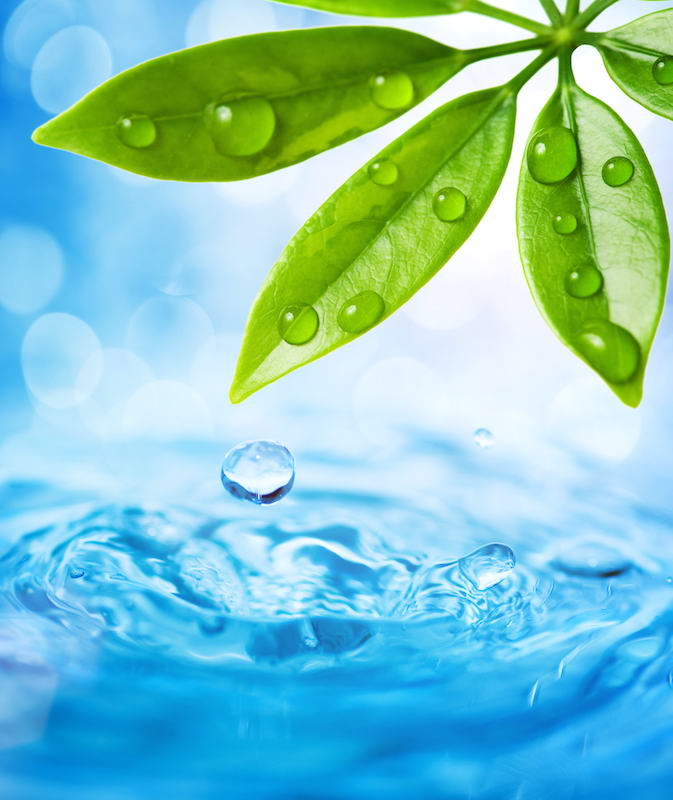
#> input picture images/water-and-leaves-1.jpg, 673 x 800 px, found by its file name
$ jupyter execute opencv9a.ipynb
#> lines starting #> are read from the running program, lines starting #| are printed output that depends on the picture; after the words box and inside, x2 and y2 are one past the last pixel; in counts of white or black regions, pixels touching at a corner belong together
<a href="https://colab.research.google.com/github/cagBRT/computer-vision/blob/master/opencv9a.ipynb" target="_parent"></a>

(T, threshImage) = cv2.threshold(src, thresh, maxval, type)

The first parameter is our source image, or the image that we want to perform thresholding on. This image should be grayscale.

The second parameter, thresh, is the threshold value which is used to classify the pixel intensities in the grayscale image.

The third parameter, maxval, is the pixel value used if any given pixel in the image passes the thresh  test.

Finally, the fourth parameter is the thresholding method to be used. The type  value can be any of:

cv2.THRESH_BINARY
cv2.THRESH_BINARY_INV
cv2.THRESH_TRUNC
cv2.THRESH_TOZERO
cv2.THRESH_TOZERO_INV

The cv2.threshold  then returns a tuple of two values. The first value, T , is the value that was used for the thresholding. In our case, this will be the same value as thresh  that we pass into the cv2.threshold  function.

The second value is our actual thresholded image.

There are many forms of image segmentation.

Clustering. Compression. Edge detection. Region-growing. Graph partitioning. Watershed. The list goes on.

But in the beginning, there was only the most basic type of image segmentation: thresholding.

[cell 1]
import numpy as np
import cv2
from google.colab.patches import cv2_imshow

[cell 2]
# load the image and convert it to grayscale
image = cv2.imread("water-and-leaves-1.jpg")
#> image is the input picture: shape (800, 673, 3); mean B, G, R 191.3, 197.3, 128
cv2_imshow(image)
gray = cv2.cvtColor(image, cv2.COLOR_BGR2GRAY)
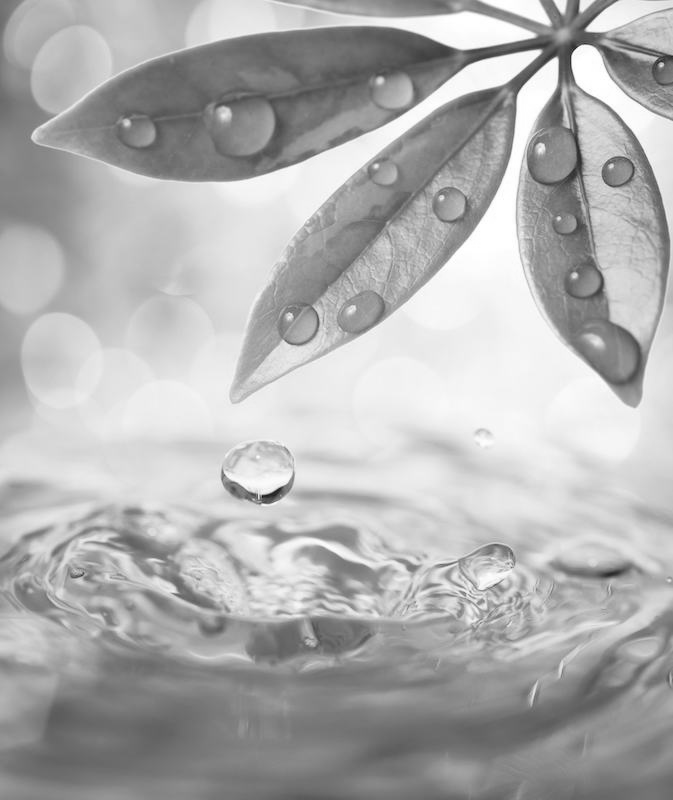
#> gray: shape (800, 673); min 13, max 255, mean 175.9

[cell 3]
# initialize the list of threshold methods
methods = [
	("THRESH_BINARY", cv2.THRESH_BINARY),
	("THRESH_BINARY_INV", cv2.THRESH_BINARY_INV),
	("THRESH_TRUNC", cv2.THRESH_TRUNC),
	("THRESH_TOZERO", cv2.THRESH_TOZERO),
	("THRESH_TOZERO_INV", cv2.THRESH_TOZERO_INV)]
# loop over the threshold methods
for (threshName, threshMethod) in methods:
	# threshold the image and show it
	(T, thresh) = cv2.threshold(gray,150 , 255, threshMethod)
	cv2_imshow( thresh)
#> this loop made 5 passes
#> pass 1, `(T, thresh) = cv2.threshold(gray,150 , 255, threshMethod)`:
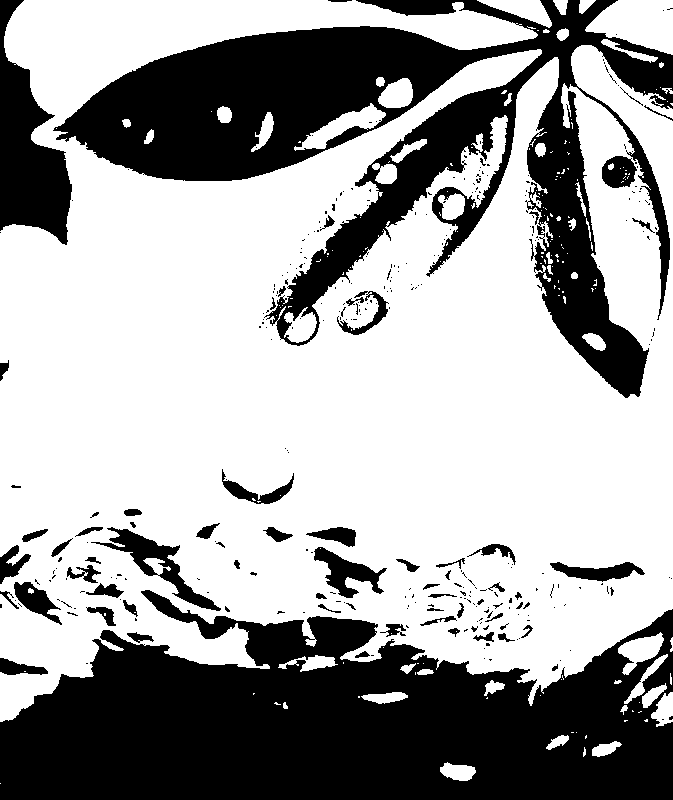
#> thresh: shape (800, 673); 63.6% white; 329 black regions (262 under 20 px), largest, box (x1, y1, x2, y2) and area: (0, 590, 673, 800) 93910, (53, 0, 673, 398) 78229, (0, 0, 72, 245) 9130
#> pass 3, `(T, thresh) = cv2.threshold(gray,150 , 255, threshMethod)`:
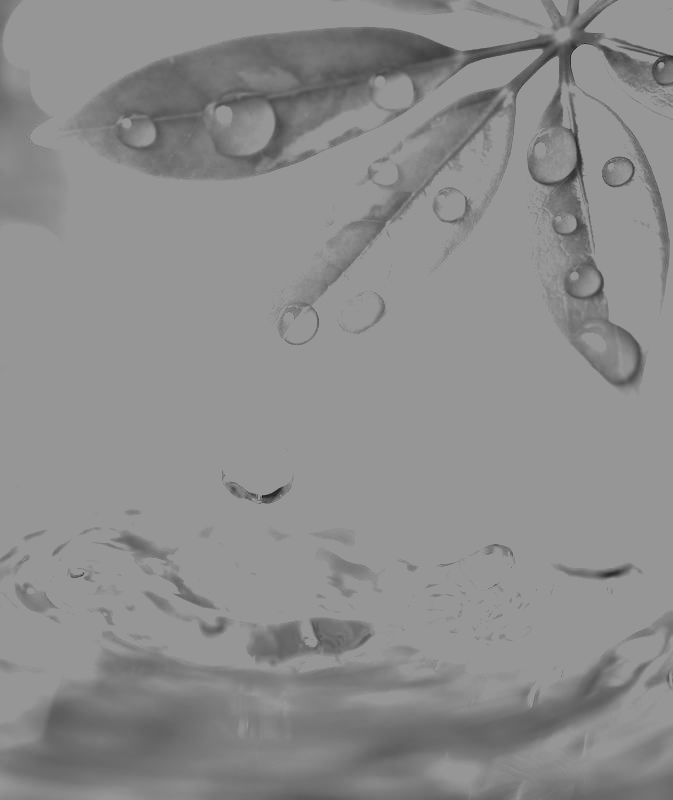
#> thresh: shape (800, 673); min 13, max 150, mean 140.1
#> after the loop:
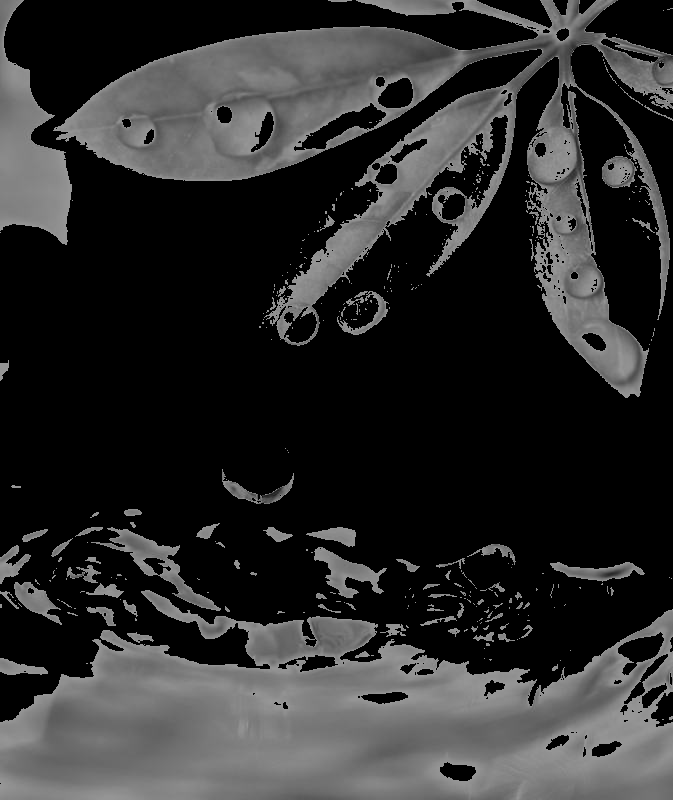
#> thresh: shape (800, 673); min 0, max 150, mean 44.6

$ run again, with images/CamVidTeaserwithIndoorScenes.jpg copied over images/water-and-leaves-1.jpg
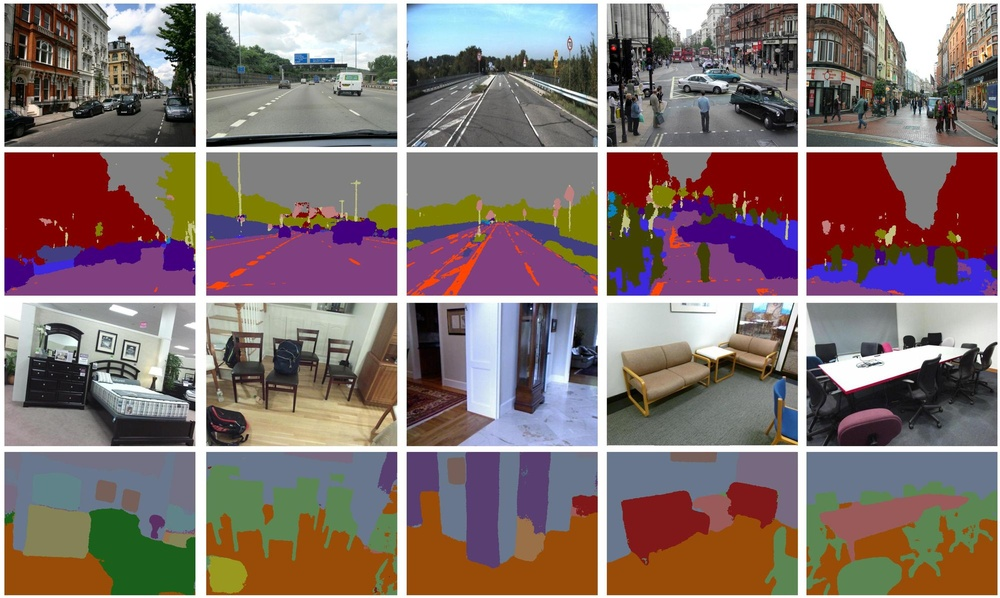
#> input picture images/CamVidTeaserwithIndoorScenes.jpg, 1000 x 598 px, shrunk from 2000 x 1196 before the run, found by its file name
#> image is the input picture: shape (598, 1000, 3); mean B, G, R 112.7, 114.9, 132
#> the loop `for (threshName, threshMethod) in methods:` made 5 passes
#> pass 1, `(T, thresh) = cv2.threshold(gray,150 , 255, threshMethod)`:
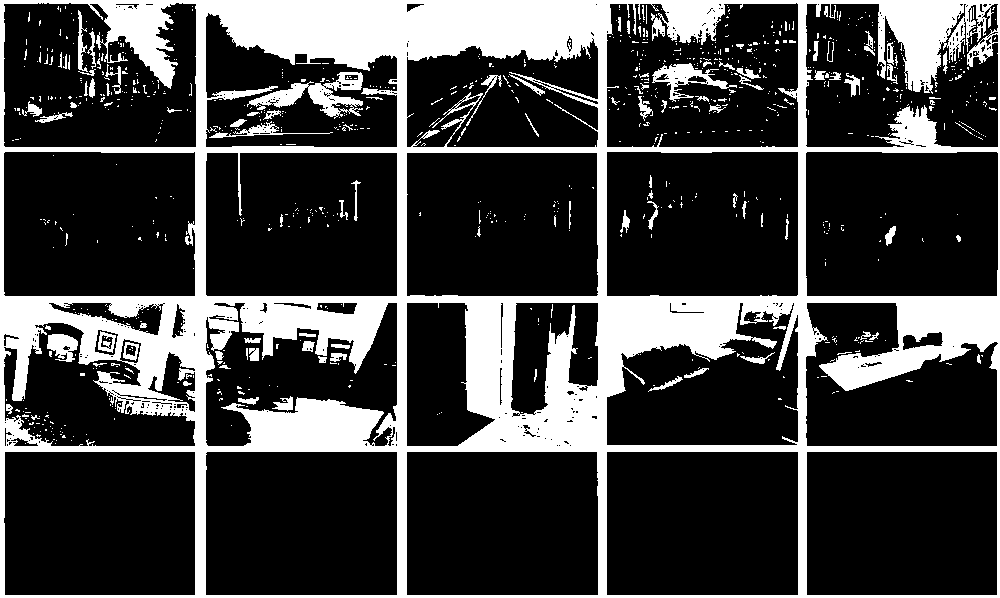
#> thresh: shape (598, 1000); 25% white; 902 white regions (802 under 20 px), largest, box (x1, y1, x2, y2) and area: (0, 0, 1000, 598) 136135, (247, 72, 363, 119) 1954, (652, 63, 737, 102) 1038
#> after the loop `for (threshName, threshMethod) in methods:`:
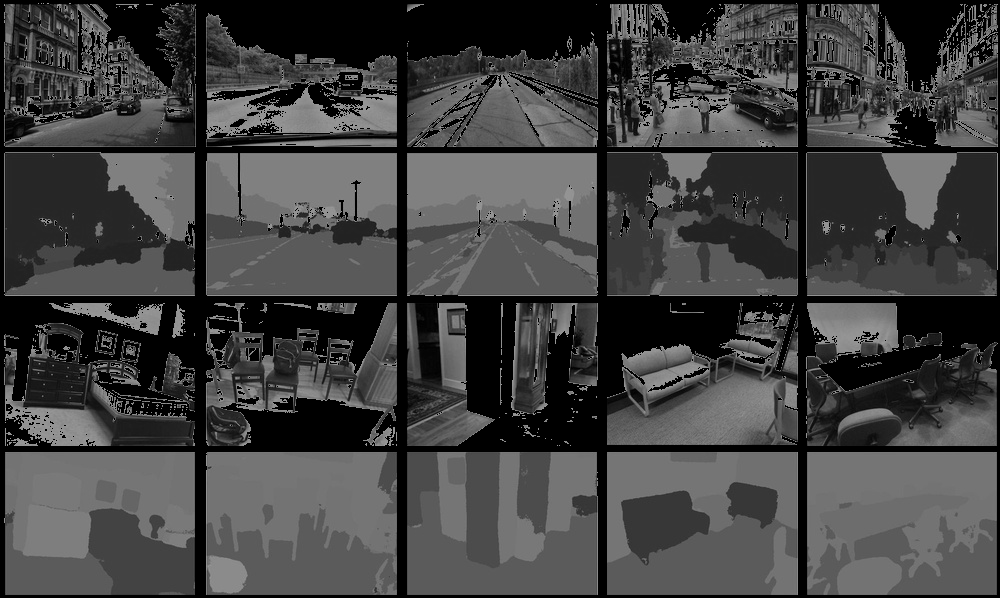
#> thresh: shape (598, 1000); min 0, max 150, mean 65.6

$ run again, with images/City-trip-and-fall.jpg copied over images/water-and-leaves-1.jpg
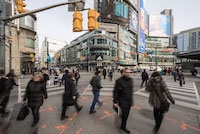
#> input picture images/City-trip-and-fall.jpg, 200 x 134 px, found by its file name
#> image is the input picture: shape (134, 200, 3); mean B, G, R 116.5, 121.5, 127.3
#> the loop `for (threshName, threshMethod) in methods:` made 5 passes
#> pass 1, `(T, thresh) = cv2.threshold(gray,150 , 255, threshMethod)`:
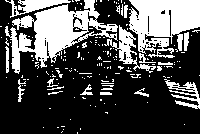
#> thresh: shape (134, 200); 31.7% white; 174 white regions (153 under 20 px), largest, box (x1, y1, x2, y2) and area: (5, 0, 118, 74) 3203, (129, 0, 200, 58) 2733, (104, 25, 156, 73) 565
#> after the loop `for (threshName, threshMethod) in methods:`:
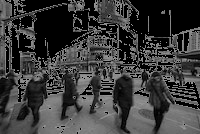
#> thresh: shape (134, 200); min 0, max 150, mean 59.5

$ run again, with images/Navajo_people_and_sheep.jpg copied over images/water-and-leaves-1.jpg
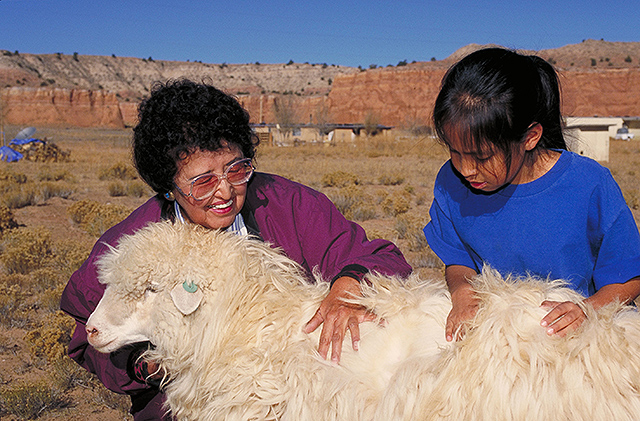
#> input picture images/Navajo_people_and_sheep.jpg, 640 x 421 px, found by its file name
#> image is the input picture: shape (421, 640, 3); mean B, G, R 120.4, 119.1, 136.4
#> the loop `for (threshName, threshMethod) in methods:` made 5 passes
#> pass 1, `(T, thresh) = cv2.threshold(gray,150 , 255, threshMethod)`:
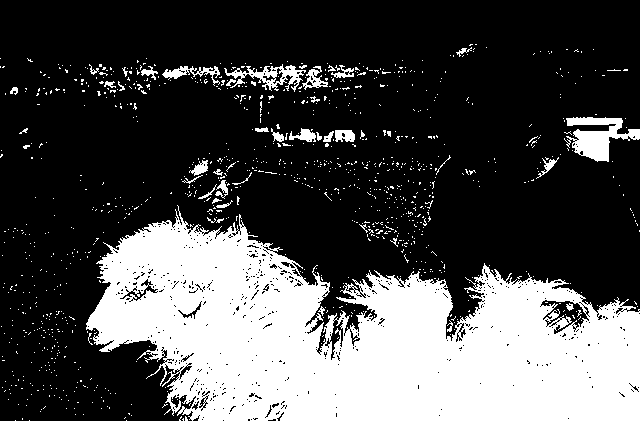
#> thresh: shape (421, 640); 29.8% white; 1037 white regions (998 under 20 px), largest, box (x1, y1, x2, y2) and area: (86, 205, 640, 421) 72451, (564, 117, 640, 162) 1663, (224, 64, 306, 92) 816
#> after the loop `for (threshName, threshMethod) in methods:`:
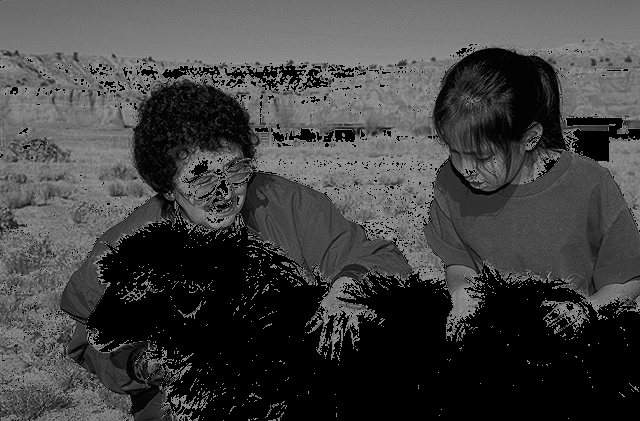
#> thresh: shape (421, 640); min 0, max 150, mean 65.8
